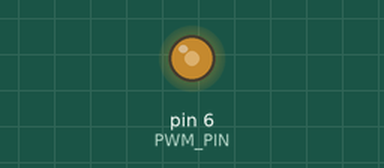
The sketch below on a simulated Arduino Uno, built with avr-gcc and run on an emulated ATmega328P. Parts: output pins drawn as LEDs (lit = HIGH).

Above: at 0.1 s.
Timing chart, 0 to 1.6 s (numbered marks = the images above):
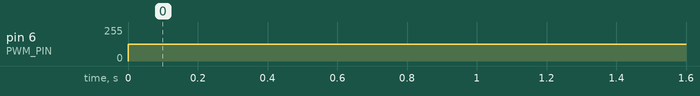

The sketch:

pwm.ino
```cpp
// (licence header left out)
#define PWM_PIN 6

void setup()
{
  pinMode(PWM_PIN, OUTPUT);
}

void loop()
{
  analogWrite(PWM_PIN, 127);
}
```

Measured:
- by itself, pin 6 (PWM_PIN): 0/255 → 127/255 at 0.00 s
